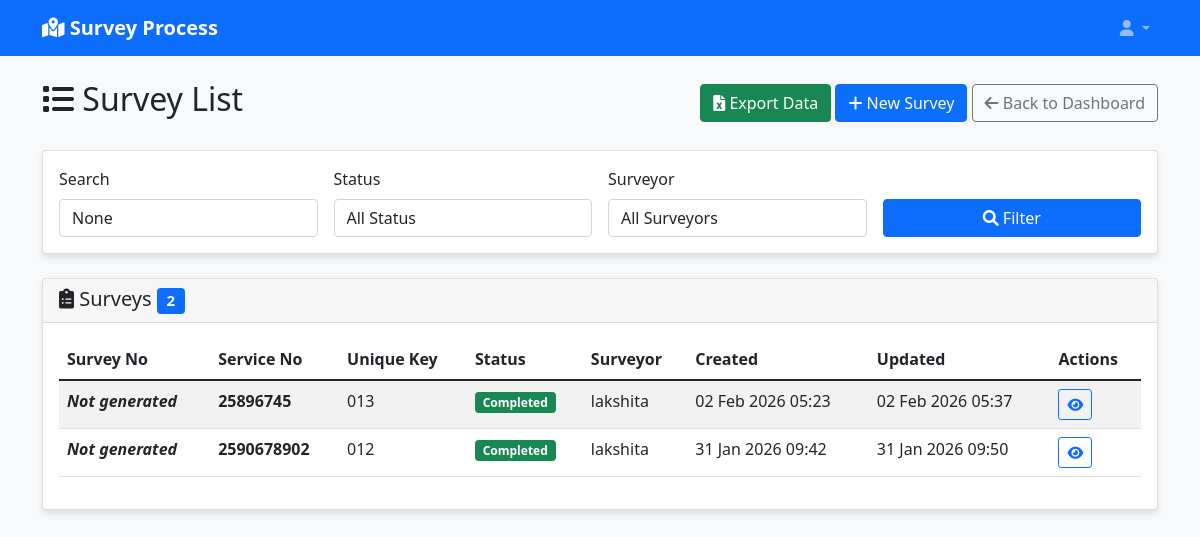
Before: /survey/list/ (signed in) with the older database file.
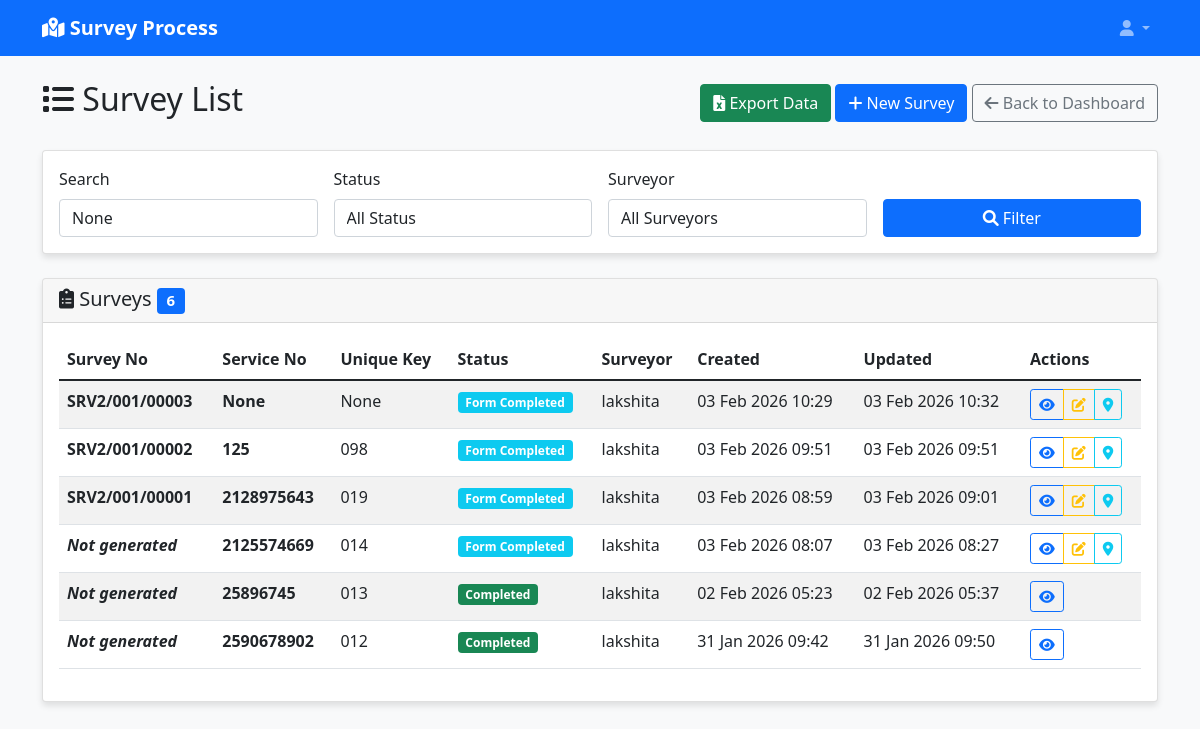
After: the same page with the newer database file.
### survey_process/models.py (models this page shows, shortened)
class Survey(models.Model):
    SURVEY_STATUS_CHOICES = [
        ('draft', 'Draft'),
        ('form_completed', 'Form Completed'),
        ('geotagged', 'Geotagged'),
        ('completed', 'Completed'),
        ('verified', 'Verified'),
        ('rejected', 'Rejected'),
    ]
    survey_id = models.UUIDField(default=uuid.uuid4, editable=False, unique=True)
    survey_number = models.CharField(max_length=50, unique=True, blank=True, null=True, verbose_name="Survey Number")
    service_no = models.CharField(max_length=50, blank=True, null=True, verbose_name="Service Number")
    unique_key = models.CharField(max_length=100, blank=True, null=True, verbose_name="Unique Key")
    status = models.CharField(max_length=20, choices=SURVEY_STATUS_CHOICES, default='draft')
    surveyor = models.ForeignKey(User, on_delete=models.CASCADE, related_name='surveys')
    created_at = models.DateTimeField(auto_now_add=True)
    updated_at = models.DateTimeField(auto_now=True)
    completed_at = models.DateTimeField(null=True, blank=True)
    TAX_PAID_CHOICES = [
        ('', 'Select Tax Status'),
        ('yes', 'Yes'),
        ('no', 'No'),
        ('partial', 'Partial'),
    ]
    ONE_TIME_PAID_CHOICES = [
        ('', 'Select One Time Payment'),
        ('yes', 'Yes'),
        ('no', 'No'),
    ]
    tax_paid = models.CharField(max_length=10, choices=TAX_PAID_CHOICES, blank=True)
    one_time_paid = models.CharField(max_length=10, choices=ONE_TIME_PAID_CHOICES, blank=True)
    MULTI_STORAGE_CHOICES = [
        ('', 'Select Multi Storage'),
        ('yes', 'Yes'),
        ('no', 'No'),
    ]
    EX_PARTY_CHOICES = [
        ('', 'Select Ex Party'),
        ('yes', 'Yes'),
        ('no', 'No'),
    ]
    multi_storage_complex = models.CharField(max_length=10, choices=MULTI_STORAGE_CHOICES, blank=True)
    is_ex_party = models.CharField(max_length=10, choices=EX_PARTY_CHOICES, blank=True)
    surveyor_notes = models.TextField(blank=True, verbose_name="Surveyor Notes")
    verification_notes = models.TextField(blank=True, verbose_name="Verification Notes")
    class Meta:
        verbose_name = "Survey"
        verbose_name_plural = "Surveys"
        ordering = ['-created_at']

### users/models.py (models this page shows, shortened)
class CustomUser(AbstractUser):
    emp_name = models.CharField(max_length=100, verbose_name="Employee Name")
    emp_code = models.CharField(max_length=20, unique=True, verbose_name="Employee Code")
    mobile_no = models.CharField(max_length=15, verbose_name="Mobile Number")
    report_to = models.ForeignKey(
        'self',
        on_delete=models.SET_NULL,
        null=True,
        blank=True,
        verbose_name="Reports To"
    )
    image = models.ImageField(upload_to='user_images/', blank=True, null=True, verbose_name="Profile Image")
    ROLE_CHOICES = [
        ('assistant_project_manager', 'Assistant Project Manager'),
        ('circle_manager', 'Circle Manager'),
        ('team_leader', 'Team Leader'),
        ('back_office_head', 'Back Office Head'),
        ('back_office', 'Back Office'),
        ('accountant', 'Accountant'),
        ('flying_officer_sspl', 'Flying Officer SSPL'),
        ('revenue_officer', 'Revenue Officer'),
        ('zone_commissioner', 'Zone Commissioner'),
        ('revenue_inspector', 'Revenue Inspector'),
        ('surveyor', 'Surveyor'),
        ('tax_collector', 'Tax Collector'),
        ('tele_caller', 'Tele Caller'),
        ('mis', 'MIS'),
        ('counter', 'Counter'),
        ('commissioner', 'Commissioner'),
        ('oswal', 'Oswal'),
        ('ulb_admin', 'ULB Admin'),
        ('qr_installer', 'QR Installer'),
        ('dc_revenue_first', 'DC Revenue First'),
        ('ro_revenue_first', 'RO Revenue First'),
        ('testt', 'TESTT'),
    ]
    role = models.CharField(
        max_length=30,
        choices=ROLE_CHOICES,
        default='back_office',
        verbose_name="Role"
    )
    first_name = models.CharField(max_length=30, blank=False)
    last_name = models.CharField(max_length=30, blank=False)
    email = models.EmailField(unique=True, blank=False)
    class Meta:
        verbose_name = "User"
        verbose_name_plural = "Users"

### survey_process/views.py (the view)
# urls.py: path('list/', views.survey_list, name='survey_list'),
@login_required
def survey_list(request):
    surveys = Survey.objects.all().order_by('-created_at')
    if request.user.role not in ['commissioner', 'zone_commissioner'] and not request.user.is_staff:
        surveys = surveys.filter(surveyor=request.user)
    status_filter = request.GET.get('status')
    if status_filter:
        surveys = surveys.filter(status=status_filter)
    surveyor_filter = request.GET.get('surveyor')
    if surveyor_filter:
        surveys = surveys.filter(surveyor_id=surveyor_filter)
    search_query = request.GET.get('search')
    if search_query:
        surveys = surveys.filter(
            models.Q(service_no__icontains=search_query) |
            models.Q(unique_key__icontains=search_query) |
            models.Q(survey_number__icontains=search_query)
        )
    context = {
        'surveys': surveys,
        'status_filter': status_filter,
        'surveyor_filter': surveyor_filter,
        'search_query': search_query,
    }
    return render(request, 'survey_process/survey_list.html', context)

### survey_process/templates/survey_process/survey_list.html (shortened to what the changed rows need)
{% extends 'survey_process/base.html' %}
{% block content %}
<div class="row">
    <div class="col-12">
        <div class="d-flex justify-content-between align-items-center mb-4">
            <h2><i class="fas fa-list"></i> Survey List</h2>
        </div>
    </div>
</div>
<div class="row">
    <div class="col-12">
        <div class="card">
            <div class="card-header">
                <h5 class="mb-0">
                    <i class="fas fa-clipboard-list"></i> Surveys
                    <span class="badge bg-primary">{{ surveys.count }}</span>
                </h5>
            </div>
            <div class="card-body">
                {% if surveys %}
                    <div class="table-responsive">
                        <table class="table table-striped table-hover">
                            <thead>
                                <tr>
                                    <th>Survey No</th>
                                    <th>Service No</th>
                                    <th>Unique Key</th>
                                    <th>Status</th>
                                    <th>Surveyor</th>
                                    <th>Created</th>
                                    <th>Updated</th>
                                    <th>Actions</th>
                                </tr>
                            </thead>
                            <tbody>
                                {% for survey in surveys %}
                                <tr>
                                    <td>
                                        <strong>{{ survey.survey_number|default:"<em>Not generated</em>" }}</strong>
                                    </td>
                                    <td>
                                        <strong>{{ survey.service_no }}</strong>
                                    </td>
                                    <td>{{ survey.unique_key }}</td>
                                    <td>
                                        {% if survey.status == 'draft' %}
                                            <span class="badge bg-secondary">{{ survey.get_status_display }}</span>
                                        {% elif survey.status == 'form_completed' %}
                                            <span class="badge bg-info">{{ survey.get_status_display }}</span>
                                        {% elif survey.status == 'geotagged' %}
                                            <span class="badge bg-warning">{{ survey.get_status_display }}</span>
                                        {% elif survey.status == 'completed' %}
                                            <span class="badge bg-success">{{ survey.get_status_display }}</span>
                                        {% elif survey.status == 'verified' %}
                                            <span class="badge bg-primary">{{ survey.get_status_display }}</span>
                                        {% elif survey.status == 'rejected' %}
                                            <span class="badge bg-danger">{{ survey.get_status_display }}</span>
                                        {% endif %}
                                    </td>
                                    <td>{{ survey.surveyor.get_full_name|default:survey.surveyor.username }}</td>
                                    <td>{{ survey.created_at|date:"d M Y H:i" }}</td>
                                    <td>{{ survey.updated_at|date:"d M Y H:i" }}</td>
                                    <td>
                                        <div class="btn-group" role="group">
                                            <a href="{% url 'survey_process:survey_detail' survey.id %}"
                                               class="btn btn-sm btn-outline-primary" title="View Details">
                                                <i class="fas fa-eye"></i>
                                            </a>
                                            {% if survey.status == 'draft' or survey.status == 'form_completed' %}
                                                <a href="{% url 'survey_process:survey_form_edit' survey.id %}"
                                                   class="btn btn-sm btn-outline-warning" title="Edit">
                                                    <i class="fas fa-edit"></i>
                                                </a>
                                            {% endif %}
                                            {% if survey.status != 'completed' and survey.status != 'verified' %}
                                                {% if survey.status == 'form_completed' or survey.status == 'geotagged' %}
                                                    <a href="{% url 'survey_process:survey_geotagging' survey.id %}"
                                                       class="btn btn-sm btn-outline-info" title="Geotagging">
                                                        <i class="fas fa-map-marker-alt"></i>
                                                    </a>
                                                {% endif %}
                                            {% endif %}
                                        </div>
                                    </td>
                                </tr>
                                {% endfor %}
                            </tbody>
                        </table>
                    </div>
                {% endif %}
            </div>
        </div>
    </div>
</div>
{% endblock %}

Changed rows visible on the page:
added Survey: survey_number "SRV2/001/00003", service_no "None", unique_key "None", status "Form Completed", surveyor.get_full_name "lakshita", created_at "03 Feb 2026 10:29", updated_at "03 Feb 2026 10:32"
added Survey: survey_number "SRV2/001/00002", service_no "125", unique_key "098", status "Form Completed", surveyor.get_full_name "lakshita", created_at "03 Feb 2026 09:51", updated_at "03 Feb 2026 09:51"
added Survey: survey_number "SRV2/001/00001", service_no "2128975643", unique_key "019", status "Form Completed", surveyor.get_full_name "lakshita", created_at "03 Feb 2026 08:59", updated_at "03 Feb 2026 09:01"
added Survey: survey_number "Not generated", service_no "2125574669", unique_key "014", status "Form Completed", surveyor.get_full_name "lakshita", created_at "03 Feb 2026 08:07", updated_at "03 Feb 2026 08:27"
Other visible differences:
{{ surveys.count }}: "2" → "6"
